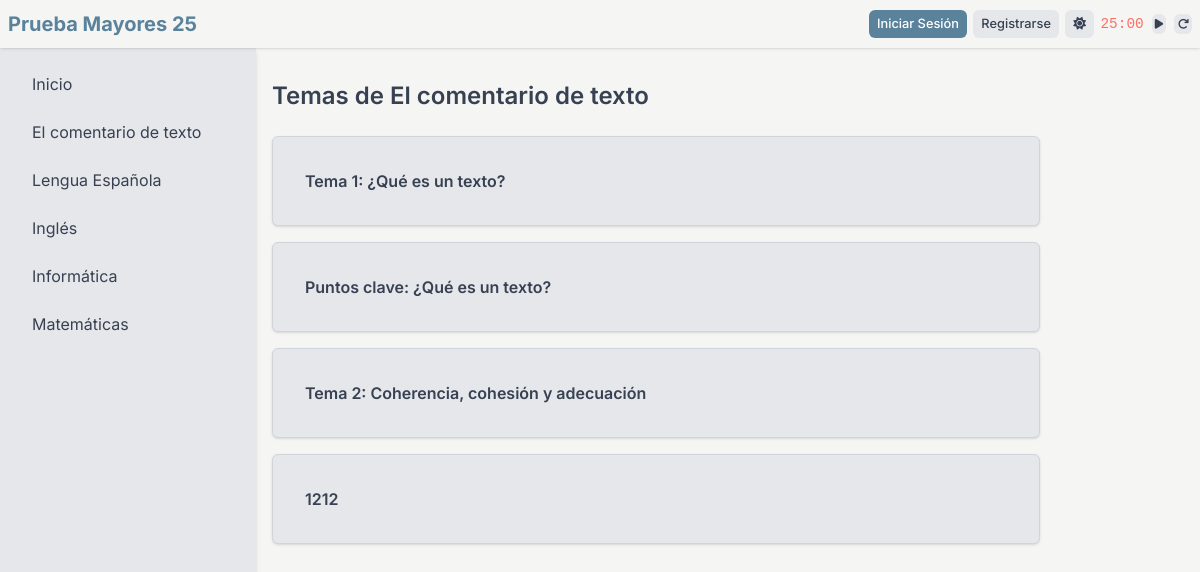
The page /asignatura/1/temas on the database as committed earlier.
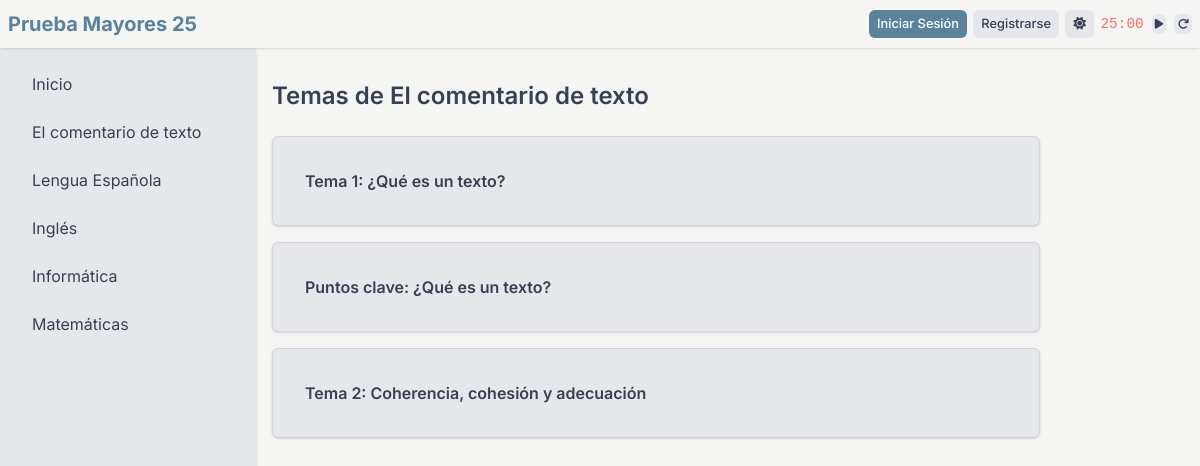
The same page on the database as committed later.
### tables this page shows
CREATE TABLE asignaturas (
                id INTEGER PRIMARY KEY AUTOINCREMENT,
                nombre TEXT NOT NULL UNIQUE,
                descripcion TEXT
            );

CREATE TABLE temas (
                id INTEGER PRIMARY KEY AUTOINCREMENT,
                asignatura_id INTEGER,
                usuario_id INTEGER,
                titulo TEXT NOT NULL,
                contenido TEXT NOT NULL,
                es_fijo INTEGER NOT NULL DEFAULT 0,
                UNIQUE(asignatura_id, titulo),
                FOREIGN KEY (asignatura_id) REFERENCES asignaturas(id),
                FOREIGN KEY (usuario_id) REFERENCES usuarios(id)
            );

### app.py (the view)
@app.route("/asignatura/<int:asignatura_id>/temas")
def mostrar_temas(asignatura_id):
    with closing(get_db_connection()) as conn:
        asignatura_row = conn.execute(
            "SELECT id, nombre FROM asignaturas WHERE id = ?", (asignatura_id,)
        ).fetchone()
        if not asignatura_row:
            return redirect(url_for("index"))
        asignatura = dict(asignatura_row)
        temas = [
            {
                "id": row["id"],
                "titulo": row["titulo"],
                "contenido": markdown.markdown(
                    row["contenido"], extensions=["extra", "fenced_code"]
                ),
                "usuario_id": row["usuario_id"],
                "es_fijo": row["es_fijo"],
            }
            for row in conn.execute(
                "SELECT id, titulo, contenido, usuario_id, es_fijo FROM temas WHERE asignatura_id = ? ORDER BY id ASC",
                (asignatura_id,),
            ).fetchall()
        ]
    return render_template(
        "temas.html",
        asignatura=asignatura,
        temas=temas,
        asignaturas=fetch_asignaturas(),
        navbar_data=get_navbar_data(),
    )

### app.py (called while the page is built)
def fetch_asignaturas():
    with closing(get_db_connection()) as conn:
        return [
            dict(row)
            for row in conn.execute(
                "SELECT id, nombre, descripcion FROM asignaturas"
            ).fetchall()
        ]

def get_navbar_data():
    return {
        "is_authenticated": current_user.is_authenticated,
        "username": current_user.username if current_user.is_authenticated else None,
        "dark_mode": session.get("dark_mode", False),
    }

### init_db.py (called while the page is built)
def get_db_connection():
    db_path = os.path.join(current_app.root_path, "instance", "database.db")
    conn = sqlite3.connect(db_path, check_same_thread=False)
    conn.row_factory = sqlite3.Row
    return conn

### templates/temas.html (shortened to what this page needs)
<!DOCTYPE html>
<html lang="es" data-theme="{{ 'dark' if navbar_data.dark_mode else 'light' }}">
<head>
    <link rel="stylesheet" href="https://cdnjs.cloudflare.com/ajax/libs/font-awesome/6.5.1/css/all.min.css">
    <script src="https://cdn.tailwindcss.com"></script>
    <link rel="stylesheet" href="{{ url_for('static', filename='css/style.css') }}">
</head>
<body>
    {% include '_navbar.html' %}
    {% include '_sidebar.html' %}
    <main class="content">
        <div class="flex justify-between items-center mb-6">
            <h1 class="text-2xl font-semibold">Temas de {{ asignatura.nombre }}</h1>
        </div>
        {% if temas %}
        <div class="space-y-4 max-w-3xl">
            {% for tema in temas %}
            {% include '_tema_item.html' %}
            {% endfor %}
        </div>
        {% else %}
        <div class="card">
            <p class="text-sm">No hay temas disponibles.</p>
        </div>
        {% endif %}
    </main>
</body>
</html>

### templates/_sidebar.html
<aside class="sidebar">
    <ul>
        <li><a href="{{ url_for('index') }}">Inicio</a></li>
        {% for asignatura in asignaturas %}
        <li><a href="{{ url_for('mostrar_asignatura', asignatura_id=asignatura['id']) }}">{{ asignatura['nombre'] }}</a>
        </li>
        {% endfor %}
    </ul>
</aside>

### templates/_tema_item.html (shortened to what this page needs)
<div class="card">
    {% set tema_id = 'tema-' ~ tema.id %}
    <button
        class="w-full text-left p-4 font-semibold bg-[var(--secondary-bg)] rounded-t-md hover:bg-[var(--accent)] hover:text-white transition-colors duration-200"
        onclick="toggleTema(this.nextElementSibling, '{{ tema_id }}')">
        {{ tema.titulo }}
    </button>
</div>

Rows that differ between the two databases and show on the page:
removed temas: titulo "1212"
